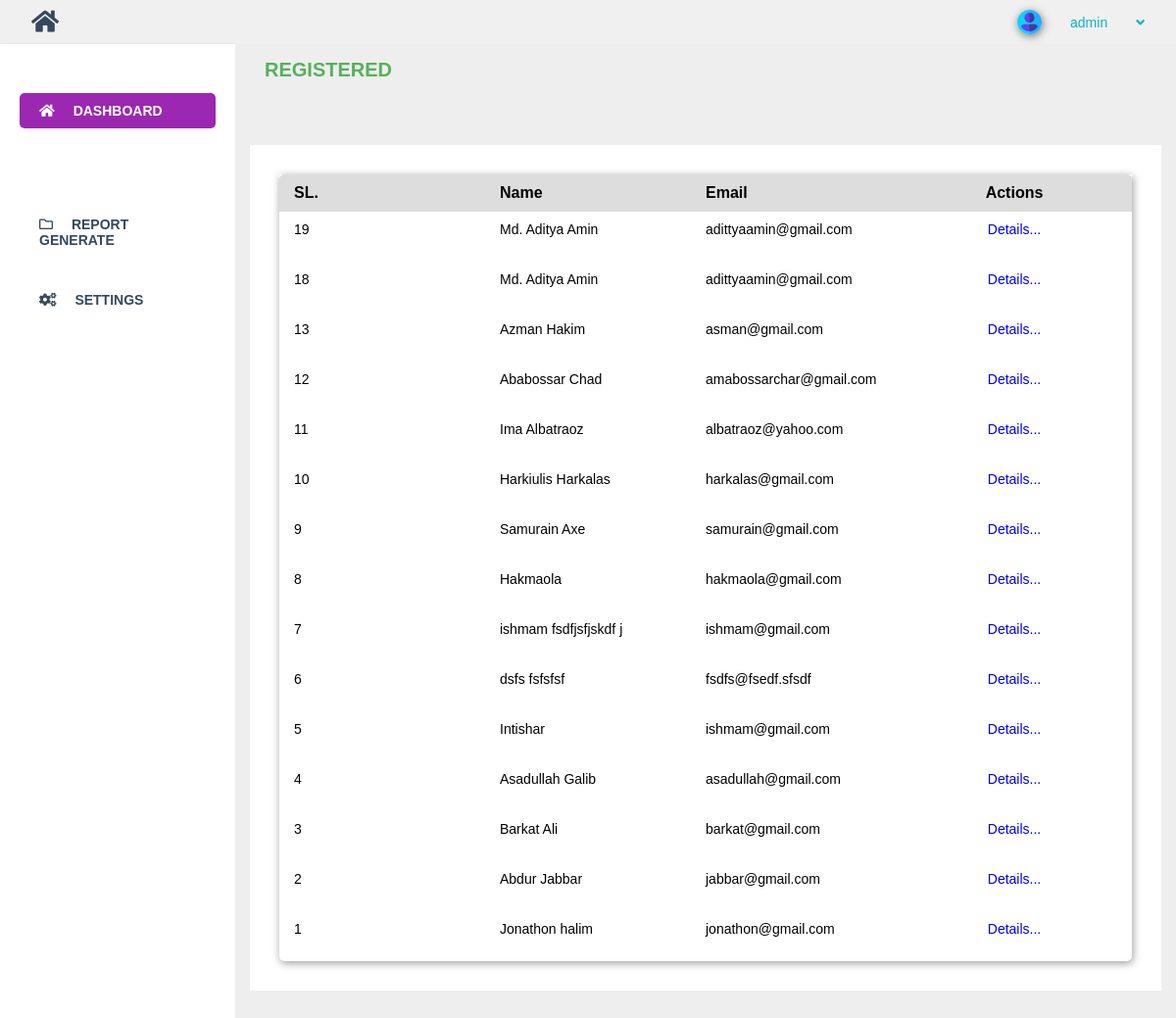
Page /admin/registered-lists.php (signed in) on the committed database.
### tables this page shows
CREATE TABLE `examinee` (
  `id` int(10) NOT NULL,
  `first_name` varchar(50) DEFAULT NULL,
  `last_name` varchar(50) DEFAULT NULL,
  `email` varchar(150) DEFAULT NULL,
  `institution` varchar(255) DEFAULT NULL,
  `initial_training_date` date DEFAULT NULL,
  `refresher_training_date` date DEFAULT NULL,
  `fibroscan_device_serial_no` varchar(150) DEFAULT NULL,
  `scan_done` int(10) DEFAULT NULL,
  `is_verified` tinyint(4) DEFAULT NULL,
  `inst_addr` varchar(100) DEFAULT NULL
);

### admin/functions.php (called while the page is built)
<?php
function get_template_part($string){
    require_once( dirname(__FILE__). '/' .$string . '.php');
}

### admin/registered-lists.php (the view, shortened to what this page needs)
<?php
require_once('functions.php');
$conn = database();
$result = $conn->query("select * from examinee order by id desc");
if($result->num_rows > 0) {
    $data = [];
    while($row = $result->fetch_assoc()) {
        $data[] = $row;
    }
}
?>
<!DOCTYPE html>
<html lang="en">
<head>
    <link rel="stylesheet" href="css/fontawesome.css">
    <link rel="stylesheet" href="style.css">
</head>
<body>
    <div id="main">
    <?php get_template_part('templates/top-header'); ?>
        <div id="page-wrapper">
        <?php get_template_part('templates/sidebar'); ?>
            <div class="dashboard-area">
                <h3 class="section-heading">Registered</h3>
                <div class="wrapper">
                    <div class="topics-table">
                        <div class="tbl-head">
                            <strong>SL.</strong>
                            <strong>Name</strong>
                            <strong>Email</strong>
                            <strong style="text-align: center;">Actions</strong>
                        </div>
                        <div class="tbl-body">
                            <?php foreach($data as $item) : ?>
                            <div class="tbl-row">
                                <p>
                                    <?php echo $item['id']; ?>
                                </p>
                                <p>
                                <?php echo $item['first_name'] . " " . $item['last_name']; ?>
                                </p>
                                <p>
                                    <?php echo $item['email']; ?>
                                </p>
                                <div class="actions">
                                    <div class="actions-btn">
                                        <p><a href="student-details.php?id=<?php echo $item['id']; ?>" style="text-decoration: none">Details...</a></p>
                                    </div>
                                </div>
                            </div>
                            <?php endforeach; ?>
                        </div>
                    </div>
                </div>
            </div>
        </div>
    </div>
</body>
</html>

### admin/templates/top-header.php (shortened to what this page needs)
<div id="top-header">
    <div class="container">
        <div class="header-wrapper">
            <div id="logo">
                <a href="dashboard.php"><i class="fas fa-home"></i></a>
            </div>
            <div class="user-avatar">
                <div class="user">
                    <div class="avatar">
                        <img src="img/icons/user.svg" alt="admin">
                    </div>
                    <span><?php echo $_SESSION['user_type']; ?></span>
                    <span><i class="fas fa-angle-down"></i></span>
                </div>
            </div>
        </div>
    </div>
</div>

### admin/templates/sidebar.php (shortened to what this page needs)
<div id="sidebar">
    <ul id="main-menu">
        <li style="margin-bottom: 80px; margin-top:20px">
            <a href="dashboard.php" class="dropdown menu-active">
            <i class="fas fa-home"></i>
                Dashboard
            </a>
        </li>
        <li>
            <a href="#" class="dropdown">
            <i class="far fa-folder"></i>
                Report Generate
            </a>
        </li>
        <li>
            <a href="#" class="dropdown">
                <i class="fas fa-cogs"></i>
                Settings
            </a>
        </li>
    </ul>
</div>

### admin/style.css (style rules this page uses)
* { margin: 0; padding: 0; box-sizing: border-box; font-family: Arial, Helvetica, sans-serif; }
:root { --th-bg-blue: #0bb4c8; --th-bg-green: #58b05c; --th-bg-danger: #eb4844; --th-bg-light:#eeeeee; --th-bg-primary:#9c27b0; --text-blue: #0bb4c8; --text-green: #58b05c; --text-danger: #eb4844; --text-white: white; --text-dark: #34495E; }
body { overflow: hidden; }
.container { width: 98%; max-width: 1350px; margin: 0 auto; }
#top-header { background: #f0f0f0; display: flex; align-items: center; }
.avatar { width: 25px; height: 25px; box-shadow: 1px 2px 8px rgba(0, 0, 0, 0.5); border-radius: 100%; }
.avatar img { width: 100%; height: 100%; }
.user-avatar { position: relative; cursor: pointer; padding: 10px 20px; border-radius: 5px; color: var(--text-blue); font-size: 14px; }
.user { display: flex; align-items: center; justify-content: space-between; width: 130px; }
.header-wrapper { display: flex; justify-content: space-between; align-items: center; }
#logo a { font-size: 25px; color: var(--text-dark); padding: 20px; }
#sidebar { background-color: var(--text-white); height: auto; width: 20%; box-shadow: 1px 2px 3px rgba(0,0,0,0.5); }
#main-menu { padding: 30px 20px; }
#main-menu li { list-style-type: none; margin-bottom: 25px; }
#main-menu li a { color: var(--text-dark); text-decoration: none; font-size: 14px; padding: 10px 20px; padding-bottom: 10px; display: block; border-radius: 5px; text-transform: uppercase; font-weight: 600; }
.menu-active { background-color: var(--th-bg-primary); color: var(--text-white) !important; }
.menu-active i { color: var(--text-white) !important; }
#main-menu li a i { margin-right: 15px; }
#page-wrapper { display: flex; justify-content: space-between; }
.dashboard-area { width: 80%; height: 100vh; padding-bottom: 100px; overflow-y: auto; background-color: var(--th-bg-light); }
h3.section-heading { color: var(--text-green); text-transform: uppercase; padding: 15px 30px; text-align: left; font-size: 20px; margin-bottom: 50px; }
.wrapper { padding: 30px; background: white; margin: 0 15px; }
.wrapper p { font-size: 14px; margin-bottom: 15px; }
.tbl-head { display: flex; justify-content: space-between; background: #ddd; padding: 10px 15px; border-top-left-radius: 5px; border-top-right-radius: 5px; align-items: center; }
.tbl-head strong { flex-basis: 25%; }
.tbl-row { display: flex; justify-content: space-between; padding: 10px 15px; align-items: center; }
.tbl-row p { flex-basis: 22%; }
.actions { text-align: center; flex-basis: 25%; }
.actions-btn { display: flex; justify-content: center; align-items: center; }
.topics-table { box-shadow: 1px 2px 8px rgba(0, 0, 0, 0.4); border-bottom-left-radius: 5px; border-bottom-right-radius: 5px; }

### rows in the picture
examinee: id "19", first_name "Md. Aditya", last_name "Amin", email "adittyaamin@gmail.com"
examinee: id "18", first_name "Md. Aditya", last_name "Amin", email "adittyaamin@gmail.com"
examinee: id "13", first_name "Azman", last_name "Hakim", email "asman@gmail.com"
examinee: id "12", first_name "Ababossar", last_name "Chad", email "amabossarchar@gmail.com"
examinee: id "11", first_name "Ima", last_name "Albatraoz", email "albatraoz@yahoo.com"
examinee: id "10", first_name "Harkiulis", last_name "Harkalas", email "harkalas@gmail.com"
examinee: id "9", first_name "Samurain", last_name "Axe", email "samurain@gmail.com"
examinee: id "8", first_name "Hakmaola", email "hakmaola@gmail.com"
examinee: id "7", first_name "ishmam", last_name "fsdfjsfjskdf j", email "ishmam@gmail.com"
examinee: id "6", first_name "dsfs", last_name "fsfsfsf", email "fsdfs@fsedf.sfsdf"
examinee: id "5", first_name "Intishar", email "ishmam@gmail.com"
examinee: id "4", first_name "Asadullah", last_name "Galib", email "asadullah@gmail.com"
examinee: id "3", first_name "Barkat", last_name "Ali", email "barkat@gmail.com"
examinee: id "2", first_name "Abdur", last_name "Jabbar", email "jabbar@gmail.com"
examinee: id "1", first_name "Jonathon", last_name "halim", email "jonathon@gmail.com"

### other values in the picture
$_SESSION['user_type'] "admin"
